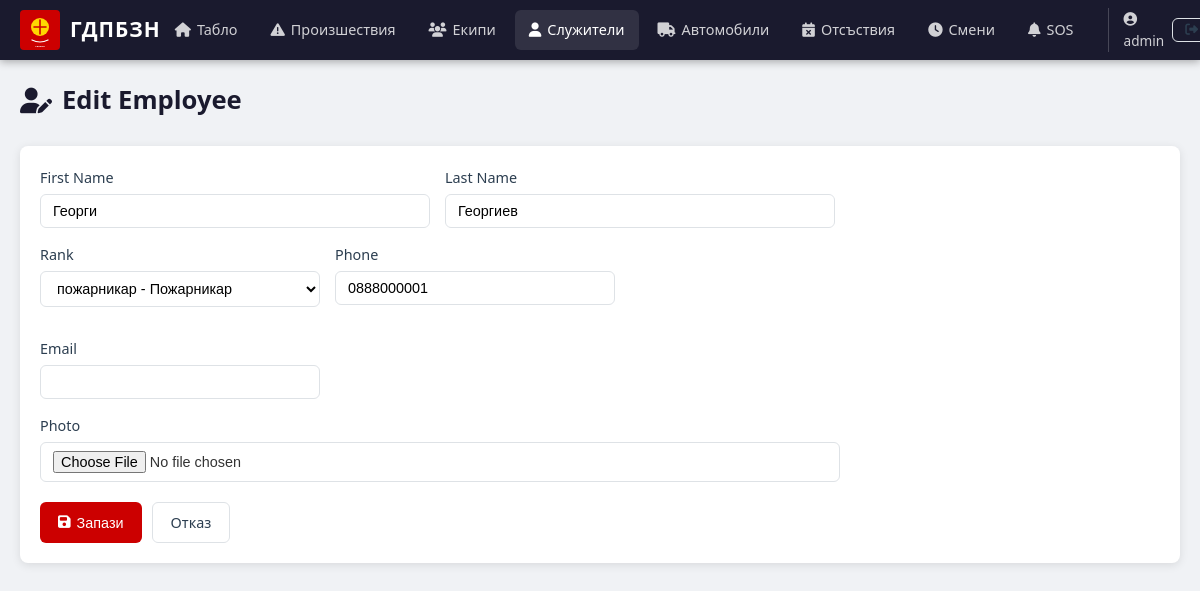
Screenshot of /employees/1/edit (signed in) with the database file from the repository.
### fire_system/models.py (models this page shows, shortened)
class User(UserMixin, db.Model):
    __tablename__ = 'users'
    id = db.Column(db.Integer, primary_key=True)
    username = db.Column(db.String(64), unique=True, nullable=False)
    email = db.Column(db.String(120), unique=True, nullable=False)
    password_hash = db.Column(db.String(256), nullable=False)
    role = db.Column(db.String(20), default='user')
    created_at = db.Column(db.DateTime, default=datetime.utcnow)
    employee = db.relationship('Employee', backref='user', uselist=False)

class Employee(db.Model):
    __tablename__ = 'employees'
    id = db.Column(db.Integer, primary_key=True)
    user_id = db.Column(db.Integer, db.ForeignKey('users.id'), nullable=True)
    first_name = db.Column(db.String(100), nullable=False)
    last_name = db.Column(db.String(100), nullable=False)
    rank_id = db.Column(db.Integer, db.ForeignKey('ranks.id'), nullable=True)
    phone = db.Column(db.String(20), nullable=True)
    email = db.Column(db.String(120), nullable=True)
    is_active = db.Column(db.Boolean, default=True)
    photo = db.Column(db.String(255), nullable=True)
    created_at = db.Column(db.DateTime, default=datetime.utcnow)
    team_assignments = db.relationship('TeamAssignment', backref='employee', lazy=True)
    absences = db.relationship('Absence', backref='employee', lazy=True)
    tasks = db.relationship('TaskAssignment', backref='employee', lazy=True)
    team_leader = db.relationship('Team', backref='leader', lazy=True, foreign_keys='Team.leader_id')

### fire_system/app.py (the view, shortened to what this page needs)
@app.route('/employees/<int:id>/edit', methods=['GET', 'POST'])
@login_required
@admin_required
def employee_edit(id):
    employee = Employee.query.get_or_404(id)
    form = EmployeeForm(obj=employee)
    form.rank_id.choices = [(0, '-- Select Rank --')] + [
        (r.id, f"{r.abbreviation} - {r.name}") for r in Rank.query.all()]
    form.first_name.data = employee.first_name
    form.last_name.data = employee.last_name
    form.rank_id.data = employee.rank_id or 0
    form.phone.data = employee.phone
    form.email.data = employee.email
    return render_template('employees/form.html', form=form, title='Edit Employee', employee=employee)

### fire_system/forms.py
class EmployeeForm(FlaskForm):
    first_name = StringField('First Name', validators=[DataRequired(), Length(max=100)])
    last_name = StringField('Last Name', validators=[DataRequired(), Length(max=100)])
    rank_id = SelectField('Rank', coerce=int, validators=[Optional()])
    phone = StringField('Phone', validators=[Optional(), Length(max=20)])
    email = StringField('Email', validators=[Optional(), Email(), Length(max=120)])
    photo = FileField('Photo', validators=[FileAllowed(['jpg', 'jpeg', 'png', 'gif'], 'Images only!')])

### fire_system/app.py (called while the page is built)
def admin_required(f):
    @wraps(f)
    def decorated(*args, **kwargs):
        if not current_user.is_authenticated or current_user.role != 'admin':
            abort(403)
        return f(*args, **kwargs)
    return decorated

@login_manager.user_loader
def load_user(user_id):
    return User.query.get(int(user_id))

@app.context_processor
def inject_now():
    return {
        'now': datetime.utcnow(),
        'today': date.today(),
        'active_incidents': Incident.query.filter(
            Incident.status.in_(['reported', 'dispatched', 'on_scene', 'in_progress'])
        ).count()
    }

### fire_system/templates/employees/form.html (shortened to what this page needs)
{% extends "base.html" %}
{% block content %}
<div class="page-header">
    <h1><i class="fas fa-user-{{ 'edit' if employee else 'plus' }}"></i> {{ title }}</h1>
</div>
<div class="card">
    <div class="card-body">
        <form method="POST" enctype="multipart/form-data" class="form">
            <div class="form-row">
                <div class="form-group col-6">
                    <label>{{ form.first_name.label }}</label>
                    {{ form.first_name(class="form-control") }}
                </div>
                <div class="form-group col-6">
                    <label>{{ form.last_name.label }}</label>
                    {{ form.last_name(class="form-control") }}
                </div>
            </div>
            <div class="form-row">
                <div class="form-group col-4">
                    <label>{{ form.rank_id.label }}</label>
                    {{ form.rank_id(class="form-control") }}
                </div>
                <div class="form-group col-4">
                    <label>{{ form.phone.label }}</label>
                    {{ form.phone(class="form-control") }}
                </div>
                <div class="form-group col-4">
                    <label>{{ form.email.label }}</label>
                    {{ form.email(class="form-control") }}
                </div>
            </div>
            <div class="form-group">
                <label>{{ form.photo.label }}</label>
                {{ form.photo(class="form-control") }}
            </div>
            <div class="form-actions">
                <button type="submit" class="btn btn-primary"><i class="fas fa-save"></i> Запази</button>
                <a href="{{ url_for('employee_list') }}" class="btn btn-outline">Отказ</a>
            </div>
        </form>
    </div>
</div>
{% endblock %}

### fire_system/templates/base.html (shortened to what this page needs)
<!DOCTYPE html>
<html lang="bg">
<head>
    <link rel="stylesheet" href="{{ url_for('static', filename='css/style.css') }}">
    <link rel="stylesheet" href="https://unpkg.com/leaflet@1.9.4/dist/leaflet.css" />
    <link rel="stylesheet" href="https://cdnjs.cloudflare.com/ajax/libs/font-awesome/6.5.1/css/all.min.css">
</head>
<body>
    {% if current_user.is_authenticated %}
    <nav class="navbar">
        <div class="nav-brand">
            <a href="{{ url_for('dashboard') }}">
                <img src="{{ url_for('static', filename='img/logo.svg') }}" alt="ГДПБЗН" height="40">
                <span class="nav-title">ГДПБЗН</span>
            </a>
        </div>
        <div class="nav-menu">
            <a href="{{ url_for('dashboard') }}" class="nav-link {% if request.endpoint == 'dashboard' %}active{% endif %}">
                <i class="fas fa-home"></i> Табло
            </a>
            <a href="{{ url_for('incident_list') }}" class="nav-link {% if request.endpoint and 'incident' in request.endpoint and request.endpoint != 'incident_create' %}active{% endif %}">
                <i class="fas fa-exclamation-triangle"></i> Произшествия
            </a>
            <a href="{{ url_for('team_list') }}" class="nav-link {% if request.endpoint and 'team' in request.endpoint %}active{% endif %}">
                <i class="fas fa-users"></i> Екипи
            </a>
            <a href="{{ url_for('employee_list') }}" class="nav-link {% if request.endpoint and 'employee' in request.endpoint %}active{% endif %}">
                <i class="fas fa-user"></i> Служители
            </a>
            <a href="{{ url_for('vehicle_list') }}" class="nav-link {% if request.endpoint and 'vehicle' in request.endpoint %}active{% endif %}">
                <i class="fas fa-truck"></i> Автомобили
            </a>
            <a href="{{ url_for('absence_list') }}" class="nav-link {% if request.endpoint and 'absence' in request.endpoint %}active{% endif %}">
                <i class="fas fa-calendar-times"></i> Отсъствия
            </a>
            <a href="{{ url_for('shift_list') }}" class="nav-link {% if request.endpoint and 'shift' in request.endpoint %}active{% endif %}">
                <i class="fas fa-clock"></i> Смени
            </a>
            <a href="{{ url_for('sos_list') }}" class="nav-link sos-link {% if request.endpoint and 'sos' in request.endpoint %}active{% endif %}">
                <i class="fas fa-bell"></i> SOS
            </a>
            <div class="nav-user">
                <span class="user-name"><i class="fas fa-user-circle"></i> {{ current_user.username }}</span>
                <a href="{{ url_for('logout') }}" class="btn btn-sm btn-outline"><i class="fas fa-sign-out-alt"></i></a>
            </div>
        </div>
    </nav>
    {% endif %}
    <main class="container">
        {% block content %}{% endblock %}
    </main>
</body>
</html>

### fire_system/static/css/style.css (style rules this page uses)
:root { --primary: #cc0000; --primary-dark: #990000; --primary-light: #ff3333; --secondary: #2c3e50; --secondary-light: #34495e; --success: #27ae60; --warning: #f39c12; --danger: #e74c3c; --info: #2980b9; --dark: #1a1a2e; --light: #f8f9fa; --gray: #6c757d; --border: #dee2e6; --shadow: 0 2px 10px rgba(0,0,0,0.1); --radius: 8px; --transition: all 0.3s ease; }
* { margin: 0; padding: 0; box-sizing: border-box; }
body { font-family: 'Segoe UI', system-ui, -apple-system, sans-serif; background: #f0f2f5; color: #333; line-height: 1.6; }
.container { max-width: 1400px; margin: 0 auto; padding: 20px; }
.navbar { background: var(--dark); color: white; padding: 0 20px; display: flex; align-items: center; justify-content: space-between; height: 60px; position: sticky; top: 0; z-index: 1000; box-shadow: 0 2px 8px rgba(0,0,0,0.3); }
.nav-brand a { display: flex; align-items: center; gap: 10px; color: white; text-decoration: none; }
.nav-title { font-size: 1.3rem; font-weight: 700; letter-spacing: 1px; }
.nav-menu { display: flex; align-items: center; gap: 5px; }
.nav-link { color: rgba(255,255,255,0.8); text-decoration: none; padding: 8px 14px; border-radius: 6px; font-size: 0.9rem; transition: var(--transition); display: flex; align-items: center; gap: 6px; }
.nav-link:hover, .nav-link.active { background: rgba(255,255,255,0.1); color: white; }
.sos-link { animation: sosPulse 2s infinite; }
.nav-user { display: flex; align-items: center; gap: 8px; margin-left: 15px; padding-left: 15px; border-left: 1px solid rgba(255,255,255,0.2); }
.user-name { font-size: 0.85rem; color: rgba(255,255,255,0.8); }
.card { background: white; border-radius: var(--radius); box-shadow: var(--shadow); margin-bottom: 20px; overflow: hidden; }
.card-body { padding: 20px; }
.page-header { display: flex; align-items: center; justify-content: space-between; margin-bottom: 25px; flex-wrap: wrap; gap: 10px; }
.page-header h1 { font-size: 1.6rem; font-weight: 700; color: var(--dark); display: flex; align-items: center; gap: 10px; }
.btn { display: inline-flex; align-items: center; gap: 6px; padding: 8px 18px; border: none; border-radius: 6px; font-size: 0.9rem; font-weight: 500; cursor: pointer; text-decoration: none; transition: var(--transition); }
.btn-sm { padding: 5px 12px; font-size: 0.8rem; }
.btn-primary { background: var(--primary); color: white; }
.btn-outline { background: transparent; color: var(--secondary); border: 1px solid var(--border); }
.col-4 { flex: 0 0 calc(33.333% - 14px); min-width: 280px; }
.col-6 { flex: 0 0 calc(50% - 10px); min-width: 300px; }
.form { max-width: 800px; }
.form-group { margin-bottom: 15px; }
.form-group label { display: block; margin-bottom: 5px; font-weight: 500; font-size: 0.9rem; color: var(--secondary); }
.form-control { width: 100%; padding: 8px 12px; border: 1px solid var(--border); border-radius: 6px; font-size: 0.9rem; transition: var(--transition); background: white; }
.form-row { display: flex; gap: 15px; flex-wrap: wrap; }
.form-actions { display: flex; gap: 10px; margin-top: 20px; }

### rows the page displays
User: username "admin"
Employee: first_name "Георги", last_name "Георгиев", rank_id "пожарникар - Пожарникар", phone "0888000001"

### other values shown
{{ title }} "Edit Employee"
